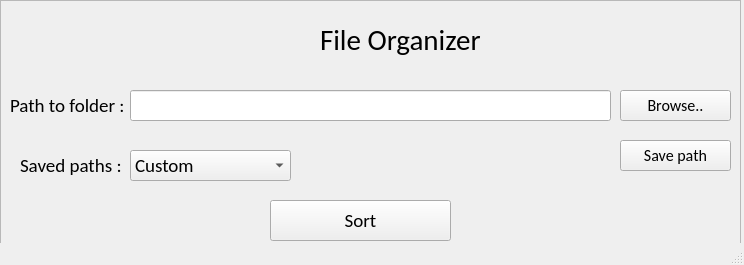
<?xml version="1.0" encoding="UTF-8"?>
<ui version="4.0">
 <class>MainWindow</class>
 <widget class="QMainWindow" name="MainWindow">
  <property name="geometry">
   <rect>
    <x>0</x>
    <y>0</y>
    <width>744</width>
    <height>265</height>
   </rect>
  </property>
  <property name="cursor">
   <cursorShape>ArrowCursor</cursorShape>
  </property>
  <property name="mouseTracking">
   <bool>false</bool>
  </property>
  <property name="windowTitle">
   <string>FIle Organizer</string>
  </property>
  <property name="windowIcon">
   <iconset>
    <normaloff>icon.ico</normaloff>icon.ico</iconset>
  </property>
  <property name="autoFillBackground">
   <bool>false</bool>
  </property>
  <property name="toolButtonStyle">
   <enum>Qt::ToolButtonTextOnly</enum>
  </property>
  <property name="documentMode">
   <bool>false</bool>
  </property>
  <property name="tabShape">
   <enum>QTabWidget::Rounded</enum>
  </property>
  <property name="dockNestingEnabled">
   <bool>false</bool>
  </property>
  <widget class="QWidget" name="centralwidget">
   <widget class="QFrame" name="frame">
    <property name="geometry">
     <rect>
      <x>0</x>
      <y>0</y>
      <width>741</width>
      <height>261</height>
     </rect>
    </property>
    <property name="font">
     <font>
      <family>Calibri</family>
      <pointsize>14</pointsize>
     </font>
    </property>
    <property name="frameShape">
     <enum>QFrame::StyledPanel</enum>
    </property>
    <property name="frameShadow">
     <enum>QFrame::Raised</enum>
    </property>
    <widget class="QLabel" name="label_2">
     <property name="geometry">
      <rect>
       <x>320</x>
       <y>20</y>
       <width>171</width>
       <height>41</height>
      </rect>
     </property>
     <property name="font">
      <font>
       <family>Calibri</family>
       <pointsize>22</pointsize>
      </font>
     </property>
     <property name="text">
      <string>File Organizer</string>
     </property>
     <property name="textInteractionFlags">
      <set>Qt::LinksAccessibleByMouse|Qt::TextSelectableByMouse</set>
     </property>
    </widget>
    <widget class="QLabel" name="label">
     <property name="geometry">
      <rect>
       <x>270</x>
       <y>20</y>
       <width>41</width>
       <height>41</height>
      </rect>
     </property>
     <property name="text">
      <string/>
     </property>
     <property name="pixmap">
      <pixmap>icon.ico</pixmap>
     </property>
     <property name="scaledContents">
      <bool>true</bool>
     </property>
    </widget>
    <widget class="QLabel" name="label_3">
     <property name="geometry">
      <rect>
       <x>10</x>
       <y>90</y>
       <width>121</width>
       <height>31</height>
      </rect>
     </property>
     <property name="text">
      <string>Path to folder :</string>
     </property>
     <property name="textInteractionFlags">
      <set>Qt::LinksAccessibleByMouse|Qt::TextSelectableByMouse</set>
     </property>
    </widget>
    <widget class="QLineEdit" name="path">
     <property name="geometry">
      <rect>
       <x>130</x>
       <y>90</y>
       <width>481</width>
       <height>31</height>
      </rect>
     </property>
     <property name="text">
      <string/>
     </property>
    </widget>
    <widget class="QPushButton" name="sort">
     <property name="geometry">
      <rect>
       <x>270</x>
       <y>200</y>
       <width>181</width>
       <height>41</height>
      </rect>
     </property>
     <property name="font">
      <font>
       <pointsize>14</pointsize>
      </font>
     </property>
     <property name="text">
      <string>Sort</string>
     </property>
    </widget>
    <widget class="QPushButton" name="browseBt">
     <property name="geometry">
      <rect>
       <x>620</x>
       <y>90</y>
       <width>111</width>
       <height>31</height>
      </rect>
     </property>
     <property name="font">
      <font>
       <pointsize>12</pointsize>
      </font>
     </property>
     <property name="text">
      <string>Browse..</string>
     </property>
    </widget>
    <widget class="QComboBox" name="savedPaths">
     <property name="geometry">
      <rect>
       <x>130</x>
       <y>150</y>
       <width>161</width>
       <height>31</height>
      </rect>
     </property>
     <item>
      <property name="text">
       <string>Custom</string>
      </property>
     </item>
     <item>
      <property name="text">
       <string>Download Folder</string>
      </property>
     </item>
    </widget>
    <widget class="QLabel" name="label_4">
     <property name="geometry">
      <rect>
       <x>20</x>
       <y>150</y>
       <width>111</width>
       <height>31</height>
      </rect>
     </property>
     <property name="text">
      <string>Saved paths :</string>
     </property>
    </widget>
    <widget class="QPushButton" name="save_path">
     <property name="geometry">
      <rect>
       <x>620</x>
       <y>140</y>
       <width>111</width>
       <height>31</height>
      </rect>
     </property>
     <property name="font">
      <font>
       <pointsize>12</pointsize>
      </font>
     </property>
     <property name="text">
      <string>Save path</string>
     </property>
     <property name="checkable">
      <bool>false</bool>
     </property>
    </widget>
   </widget>
  </widget>
  <widget class="QStatusBar" name="statusbar"/>
  <action name="actionSave_Path">
   <property name="text">
    <string>Save Path</string>
   </property>
  </action>
  <action name="actionChange_Mode">
   <property name="text">
    <string>Change Mode</string>
   </property>
  </action>
  <action name="actionSave_Path_2">
   <property name="text">
    <string>Save Path</string>
   </property>
   <property name="shortcut">
    <string>Ctrl+S</string>
   </property>
  </action>
  <action name="actionSave_Path_1">
   <property name="text">
    <string>Save Path</string>
   </property>
   <property name="shortcut">
    <string>Ctrl+S</string>
   </property>
  </action>
 </widget>
 <resources/>
 <connections/>
</ui>
